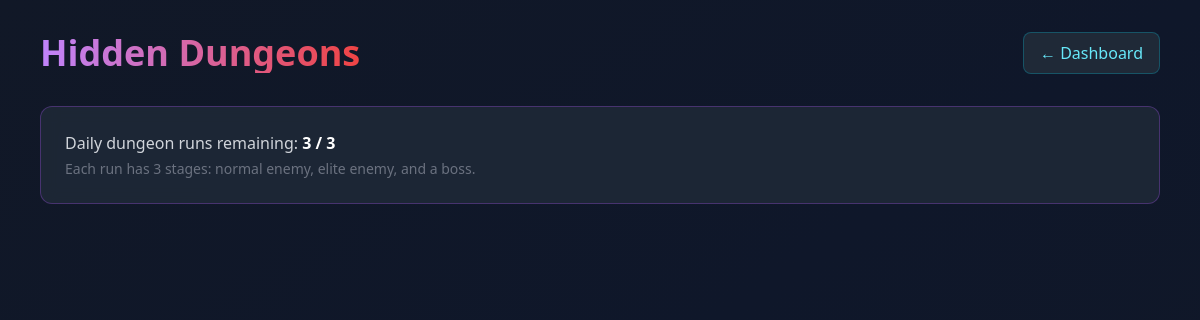
The page /pages/dungeons.php (signed in) on the database as committed earlier.
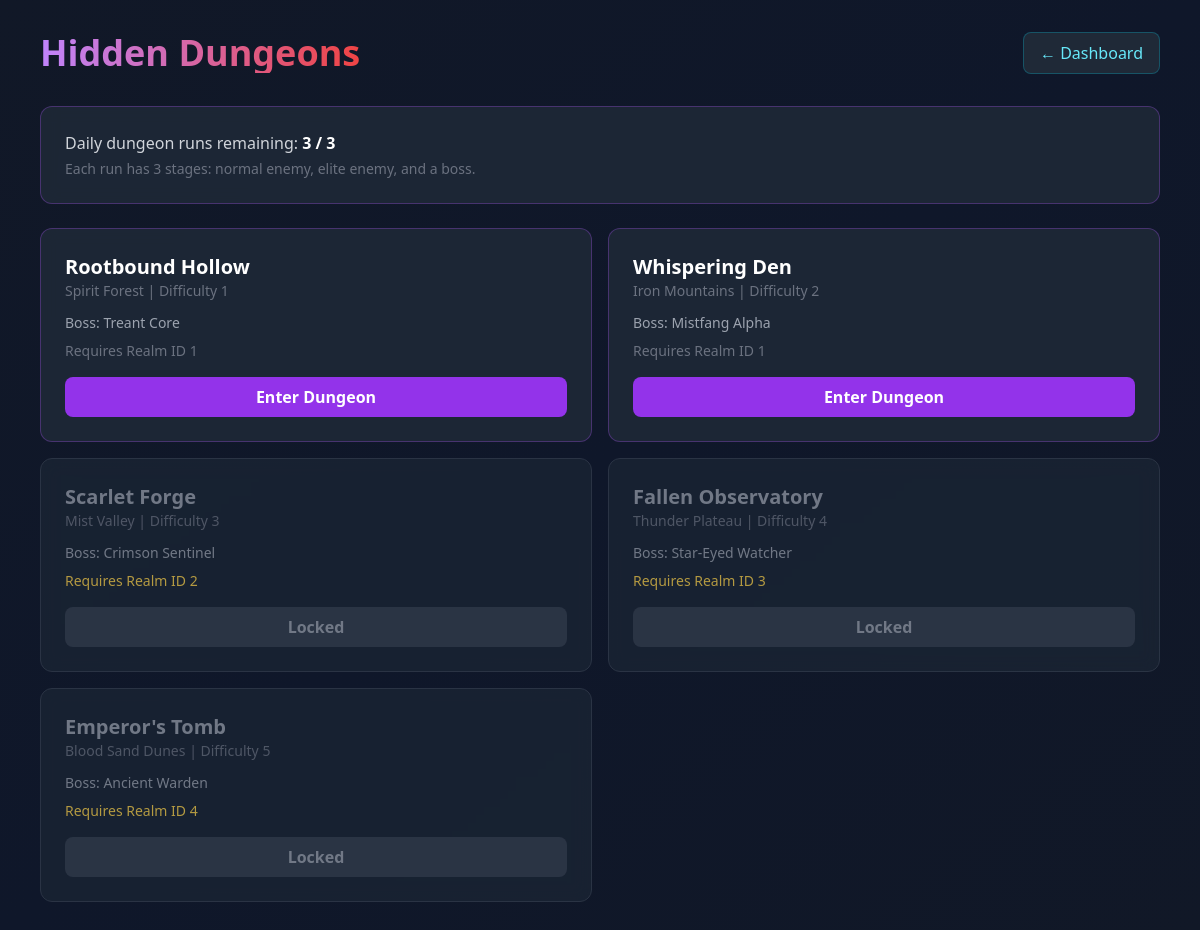
The same page on the database as committed later.
### tables this page shows
CREATE TABLE IF NOT EXISTS dungeons (
    id INT UNSIGNED AUTO_INCREMENT PRIMARY KEY,
    name VARCHAR(100) NOT NULL,
    region_id INT UNSIGNED NOT NULL,
    difficulty INT UNSIGNED NOT NULL DEFAULT 1,
    min_realm_id INT UNSIGNED NOT NULL DEFAULT 1,
    boss_name VARCHAR(100) NOT NULL,
    boss_hp BIGINT UNSIGNED NOT NULL DEFAULT 100,
    boss_attack INT UNSIGNED NOT NULL DEFAULT 10,
    boss_defense INT UNSIGNED NOT NULL DEFAULT 10,
    FOREIGN KEY (region_id) REFERENCES world_regions(id) ON DELETE CASCADE,
    INDEX idx_region (region_id),
    INDEX idx_min_realm (min_realm_id)
);

CREATE TABLE IF NOT EXISTS world_regions (
    id INT UNSIGNED AUTO_INCREMENT PRIMARY KEY,
    name VARCHAR(100) NOT NULL,
    difficulty INT UNSIGNED NOT NULL DEFAULT 1,
    description TEXT,
    min_realm_id INT UNSIGNED NOT NULL DEFAULT 1,
    resource_type VARCHAR(100) NOT NULL DEFAULT 'Mixed Resources',
    exploration_encounters TEXT,
    hidden_dungeon_chance DECIMAL(5,2) NOT NULL DEFAULT 1.00,
    can_be_captured TINYINT(1) NOT NULL DEFAULT 0,
    INDEX idx_min_realm (min_realm_id),
    INDEX idx_difficulty (difficulty),
    INDEX idx_captureable (can_be_captured)
);

### services/DungeonService.php (called while the page is built, shortened)
<?php
class DungeonService
{
    public function getDungeonsForUser(int $userId): array
    {
        try {
            $db = Database::getConnection();
            $userRealmId = $this->getUserRealmId($userId);
            $stmt = $db->query("
                SELECT d.id, d.name, d.region_id, d.difficulty, d.min_realm_id, d.boss_name,
                       r.name AS region_name
                FROM dungeons d
                JOIN world_regions r ON r.id = d.region_id
                ORDER BY d.min_realm_id ASC, d.difficulty ASC, d.id ASC
            ");
            $rows = $stmt->fetchAll(PDO::FETCH_ASSOC) ?: [];
            return [
                'dungeons' => $rows,
                'daily_runs_remaining' => $this->getDailyRunsRemaining($userId),
                'user_realm_id' => $userRealmId,
            ];
        } catch (PDOException $e) {
            error_log('DungeonService::getDungeonsForUser ' . $e->getMessage());
            return ['dungeons' => [], 'daily_runs_remaining' => 0, 'user_realm_id' => 1];
        }
    }
    public function getDailyRunsRemaining(int $userId): int
    {
        try {
            $db = Database::getConnection();
            $stmt = $db->prepare("
                SELECT COUNT(*)
                FROM dungeon_runs
                WHERE user_id = ? AND DATE(started_at) = CURDATE()
            ");
            $stmt->execute([$userId]);
            $count = (int)$stmt->fetchColumn();
            return max(0, self::DAILY_RUN_LIMIT - $count);
        } catch (PDOException $e) {
            error_log('DungeonService::getDailyRunsRemaining ' . $e->getMessage());
            return 0;
        }
    }
    private function getUserRealmId(int $userId): int
    {
        try {
            $db = Database::getConnection();
            $stmt = $db->prepare('SELECT realm_id FROM users WHERE id = ? LIMIT 1');
            $stmt->execute([$userId]);
            return (int)($stmt->fetchColumn() ?: 1);
        } catch (PDOException $e) {
            error_log('DungeonService::getUserRealmId ' . $e->getMessage());
            return 1;
        }
    }
}

### pages/dungeons.php (the view, shortened to what this page needs)
<?php
require_once dirname(__DIR__) . '/core/SessionHelper.php';
require_once dirname(__DIR__) . '/services/DungeonService.php';
$userId = SessionHelper::requireLoggedIn();
$service = new DungeonService();
$data = $service->getDungeonsForUser($userId);
$dungeons = $data['dungeons'] ?? [];
$runsRemaining = (int)($data['daily_runs_remaining'] ?? 0);
$highlightId = (int)($_GET['highlight'] ?? 0);
?>
<!DOCTYPE html>
<html lang="en">
<head>
    <script src="https://cdn.tailwindcss.com"></script>
</head>
<body class="bg-gradient-to-br from-gray-900 via-slate-900 to-gray-900 min-h-screen">
    <div class="container mx-auto px-4 py-8 max-w-6xl">
        <div class="flex justify-between items-center mb-8">
            <h1 class="text-4xl font-bold bg-gradient-to-r from-purple-400 to-red-500 bg-clip-text text-transparent">Hidden Dungeons</h1>
            <a href="game.php" class="px-4 py-2 bg-gray-800 hover:bg-gray-700 rounded-lg border border-cyan-500/30 text-cyan-300 transition-all">← Dashboard</a>
        </div>
        <div class="bg-gray-800/90 backdrop-blur border border-purple-500/30 rounded-xl p-6 mb-6">
            <p class="text-gray-300">Daily dungeon runs remaining: <span class="text-white font-semibold"><?php echo $runsRemaining; ?> / 3</span></p>
            <p class="text-sm text-gray-500 mt-1">Each run has 3 stages: normal enemy, elite enemy, and a boss.</p>
        </div>
        <div class="grid grid-cols-1 md:grid-cols-2 xl:grid-cols-3 gap-4">
            <?php foreach ($dungeons as $dungeon): ?>
                <?php $locked = !empty($dungeon['locked']); ?>
                <?php $activeRun = $dungeon['active_run'] ?? null; ?>
                <div class="bg-gray-800/90 backdrop-blur border <?php echo (int)$dungeon['id'] === $highlightId ? 'border-purple-400' : ($locked ? 'border-gray-700 opacity-70' : 'border-purple-500/30'); ?> rounded-xl p-6">
                    <div class="flex justify-between items-start gap-3 mb-3">
                        <div>
                            <h3 class="text-xl font-semibold <?php echo $locked ? 'text-gray-400' : 'text-white'; ?>">
                                <?php echo htmlspecialchars($dungeon['name'] ?? '', ENT_QUOTES, 'UTF-8'); ?>
                            </h3>
                            <p class="text-sm text-gray-500"><?php echo htmlspecialchars($dungeon['region_name'] ?? '', ENT_QUOTES, 'UTF-8'); ?> | Difficulty <?php echo (int)($dungeon['difficulty'] ?? 1); ?></p>
                        </div>
                    </div>
                    <p class="text-sm text-gray-400 mb-2">Boss: <?php echo htmlspecialchars($dungeon['boss_name'] ?? '', ENT_QUOTES, 'UTF-8'); ?></p>
                    <p class="text-sm <?php echo $locked ? 'text-amber-300' : 'text-gray-500'; ?> mb-4">Requires Realm ID <?php echo (int)($dungeon['min_realm_id'] ?? 1); ?></p>
                    <a href="dungeon.php?dungeon_id=<?php echo (int)$dungeon['id']; ?>"
                       class="block text-center w-full py-2 rounded-lg font-semibold transition-all <?php echo $locked ? 'bg-gray-700 text-gray-400 pointer-events-none' : 'bg-purple-600 hover:bg-purple-500 text-white'; ?>">
                        <?php echo $locked ? 'Locked' : ($activeRun ? 'Continue Run' : 'Enter Dungeon'); ?>
                    </a>
                </div>
            <?php endforeach; ?>
        </div>
    </div>
</body>
</html>

Rows that differ between the two databases and show on the page:
added dungeons: name "Rootbound Hollow", region.name "Spirit Forest", difficulty "1", boss_name "Treant Core", min_realm "1", shows "Enter Dungeon"
added dungeons: name "Whispering Den", region.name "Iron Mountains", difficulty "2", boss_name "Mistfang Alpha", min_realm "1", shows "Enter Dungeon"
added dungeons: name "Scarlet Forge", region.name "Mist Valley", difficulty "3", boss_name "Crimson Sentinel", min_realm "2", shows "Locked"
added dungeons: name "Fallen Observatory", region.name "Thunder Plateau", difficulty "4", boss_name "Star-Eyed Watcher", min_realm "3", shows "Locked"
added dungeons: name "Emperor's Tomb", region.name "Blood Sand Dunes", difficulty "5", boss_name "Ancient Warden", min_realm "4", shows "Locked"
